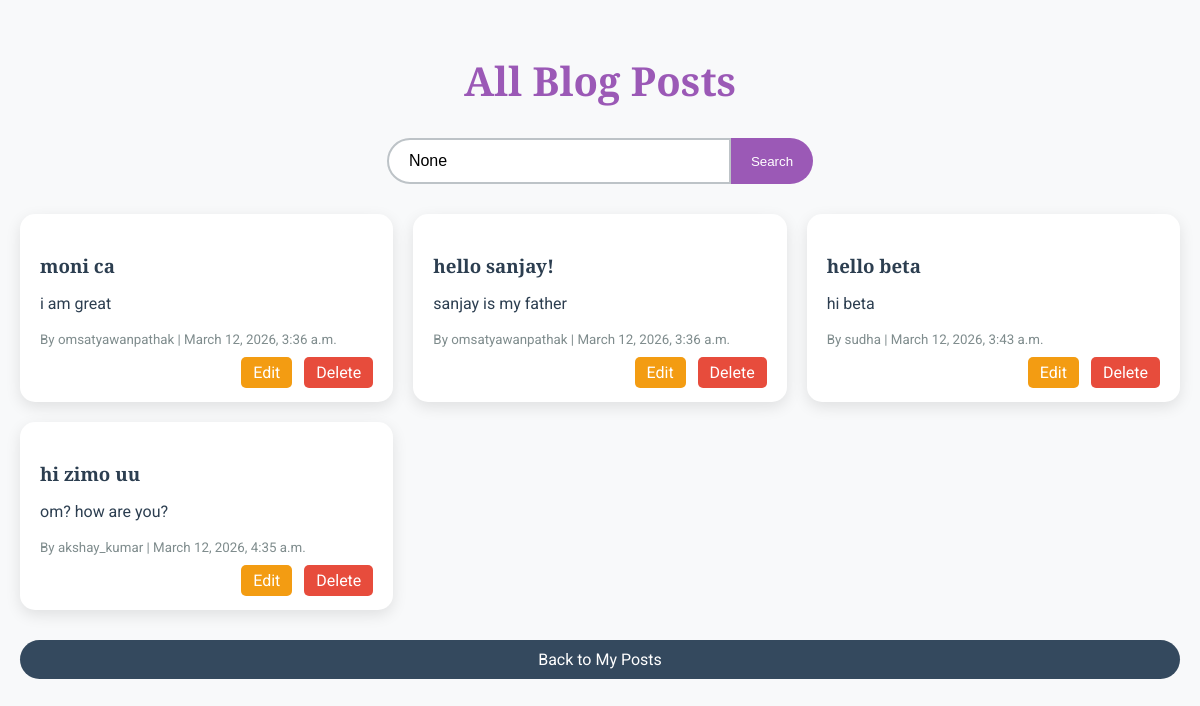
The app's page /view_all/ (signed in) with its own data.
### blog/models.py (models this page shows, shortened)
class Post(models.Model):
    title = models.CharField(max_length=200)
    content = models.TextField()
    author = models.ForeignKey(User, on_delete=models.CASCADE)
    created_at = models.DateTimeField(auto_now_add=True)

### blog/views.py (the view)
# urls.py: path('view_all/', views.view_all_posts, name='view_all_posts'),
@login_required
def view_all_posts(request):
    query = request.GET.get('q')   # get search query
    if query:
        posts = Post.objects.filter(title__icontains=query)
    else:
        posts = Post.objects.all()
    return render(request, 'view_all_posts.html', {
        'posts': posts,
        'query': query
    })

### templates/view_all_posts.html (shortened to what this page needs)
<!DOCTYPE html>
<html lang="en">
<head>
</head>
<body>
<div class="container">
<h2>All Blog Posts</h2>
<form method="GET" class="search-form">
<input type="text" name="q" placeholder="Search by title..." value="{{ query }}">
<button type="submit">Search</button>
</form>
<div class="posts-grid">
{% for post in posts %}
<div class="post-card">
<h3>{{ post.title }}</h3>
<p>{{ post.content|truncatechars:150 }}</p>
<small>By {{ post.author }} | {{ post.created_at }}</small>
{% if user == post.author or user.is_superuser %}
<div class="actions">
<a href="/update/{{ post.id }}/" class="edit">Edit</a>
<a href="/delete/{{ post.id }}/" class="delete" onclick="return confirm('Are you sure?')">Delete</a>
</div>
{% endif %}
</div>
{% empty %}
<p class="no-posts">No posts found.</p>
{% endfor %}
</div>
<a href="/" class="back-link">Back to My Posts</a>
</div>
</body>
</html>

### templates/view_all_posts.html (style rules this page uses)
body { font-family:'Roboto',sans-serif; background:#f8f9fa; margin:0; padding:20px; color:#2c3e50; }
.container { max-width:1200px; margin:auto; }
h2 { font-family:'Playfair Display',serif; text-align:center; color:#9b59b6; font-size:2.5em; margin-bottom:30px; }
.search-form { display:flex; justify-content:center; margin-bottom:30px; }
.search-form input { padding:12px 20px; border:2px solid #bdc3c7; border-radius:25px 0 0 25px; font-size:16px; width:300px; }
.search-form button { padding:12px 20px; background:#9b59b6; color:white; border:none; border-radius:0 25px 25px 0; cursor:pointer; }
.posts-grid { display:grid; grid-template-columns:repeat(auto-fit,minmax(300px,1fr)); gap:20px; }
.post-card { background:white; border-radius:15px; padding:20px; box-shadow:0 5px 15px rgba(0,0,0,0.1); transition:0.3s; }
h3 { font-family:'Playfair Display',serif; margin-bottom:10px; }
small { color:#7f8c8d; }
.actions { text-align:right; margin-top:15px; }
.actions a { padding:6px 12px; border-radius:5px; text-decoration:none; color:white; margin-left:8px; }
.edit { background:#f39c12; }
.delete { background:#e74c3c; }
.back-link { display:block; text-align:center; margin-top:30px; padding:10px 20px; background:#34495e; color:white; text-decoration:none; border-radius:25px; }

### records on screen
Post: title "moni ca", content "i am great", author "omsatyawanpathak", created_at "March 12, 2026, 3:36 a.m."
Post: title "hello sanjay!", content "sanjay is my father", author "omsatyawanpathak", created_at "March 12, 2026, 3:36 a.m."
Post: title "hello beta", content "hi beta", author "sudha", created_at "March 12, 2026, 3:43 a.m."
Post: title "hi zimo uu", content "om? how are you?", author "akshay_kumar", created_at "March 12, 2026, 4:35 a.m."
